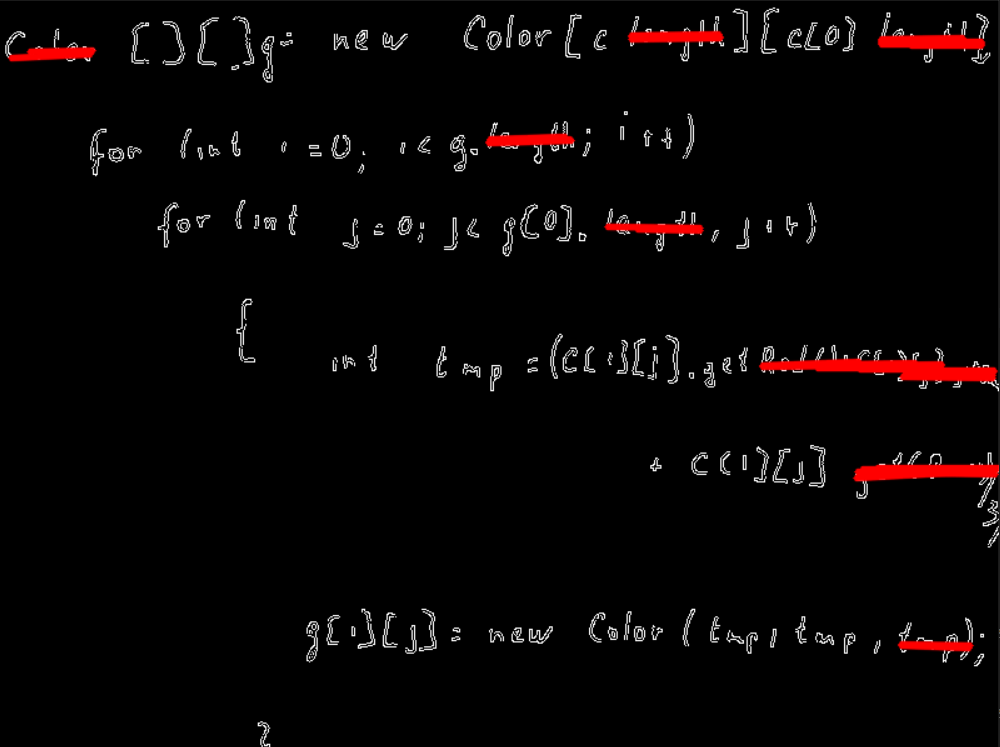
#> input picture midterm_project/cs_handwriting/Hough.png, 1000 x 747 px; its folder holds only this picture in this run
$ python -i pre_processing.py   (imports and definitions only)
#> lines starting #> are read from the running program, lines starting #| are printed output that depends on the picture; after the words box and inside, x2 and y2 are one past the last pixel; in counts of white or black regions, pixels touching at a corner belong together
import cv2
import os, math
import numpy as np

"""
    Description: This function takes an input image, processes it to remove
    printed fragments and instructor marks, applies Gaussian blur, and then
    saves the resulting binary image.

    Parameters:
    - input_path: String, the file path of the input image.
    - output_path: String, the file path to save the resulting binary image.
"""

def extract_handwriting(input_path, output_path):
    # Read the input image
#> called with input_path = 'cs_handwriting/Hough.png', output_path = 'out.png'
    image = cv2.imread(input_path)
#> image is the input picture: shape (747, 1000, 3); mean B, G, R 4.6, 4.6, 8.2

    # Remove printed fragments
    mask = cv2.inRange(image, (0, 0, 0), (120, 100, 80))
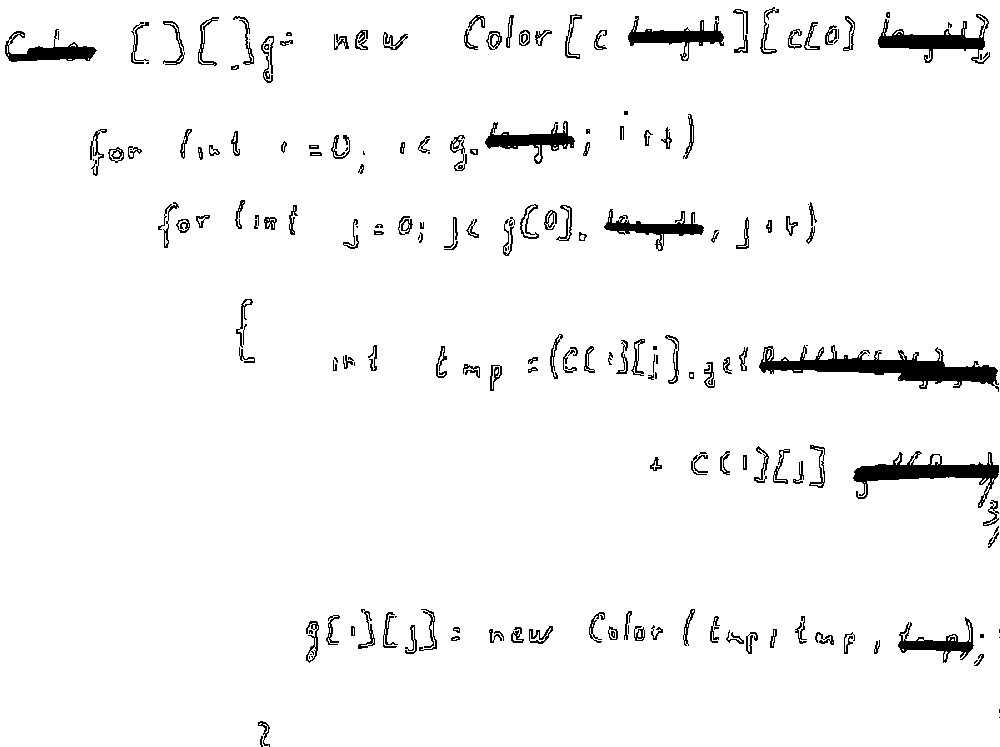
#> mask: shape (747, 1000); 96.2% white; 194 black regions (44 under 20 px), largest, box (x1, y1, x2, y2) and area: (759, 345, 999, 392) 3986, (853, 451, 999, 508) 2452, (878, 14, 990, 64) 1780
    inv_mask = cv2.bitwise_not(mask)
    kernel = np.ones((5, 5), np.uint8)
    inv_mask = cv2.erode(inv_mask, kernel, iterations=1)
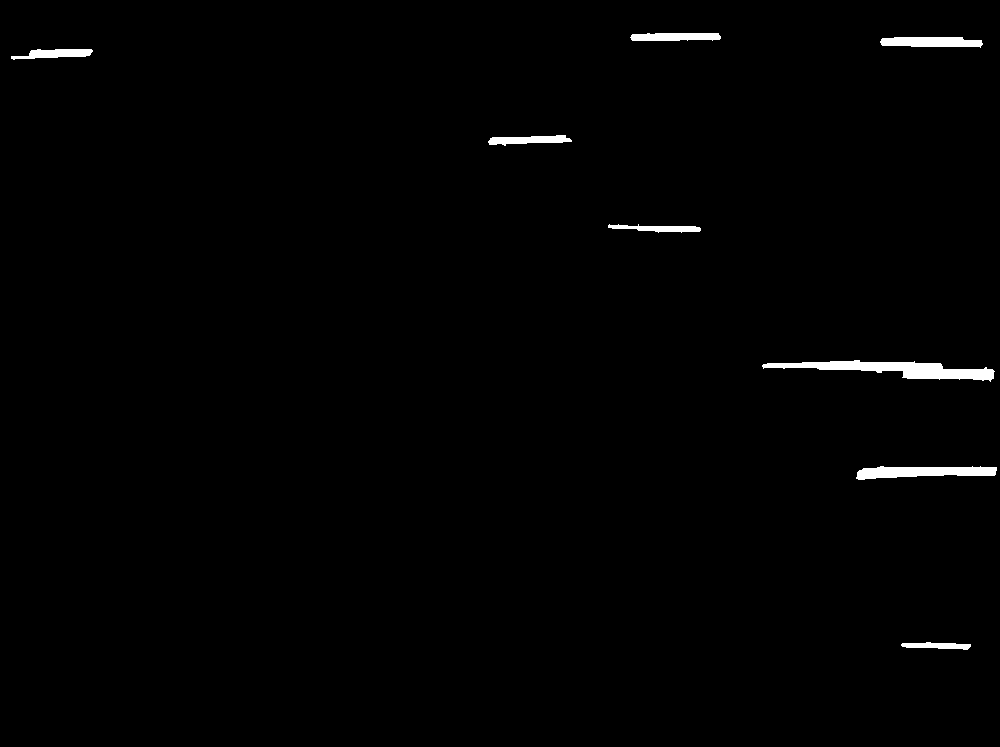
#> inv_mask: shape (747, 1000); 0.95% white; 8 white regions, largest, box (x1, y1, x2, y2) and area: (762, 360, 995, 382) 2248, (856, 466, 997, 480) 1341, (880, 37, 983, 48) 913
    inv_mask = cv2.merge((inv_mask,)*3)
    image_filter = np.where(inv_mask == 0, (255, 255, 255), image)
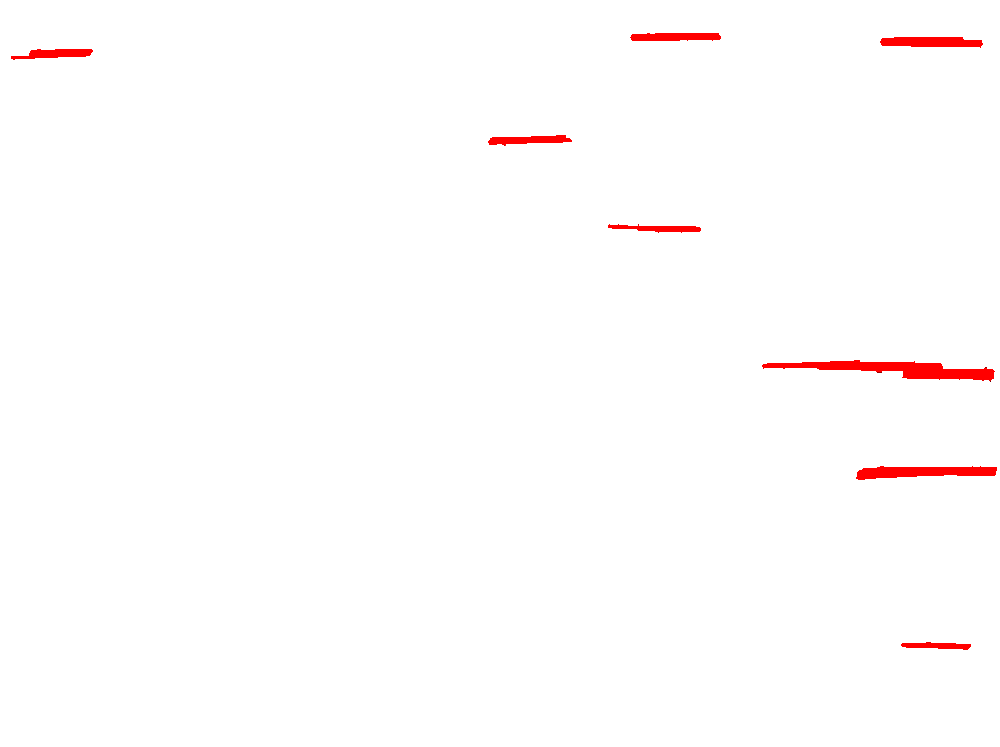
#> image_filter: shape (747, 1000, 3) int64; mean of channels 0, 1, 2 252.6, 252.6, 255; drawn as B, G, R
    image_filter = np.where(image_filter > (240, 240, 240), (255, 255, 255), image)

    # Remove instructor marks
    (R, G, B) = cv2.split(image_filter)
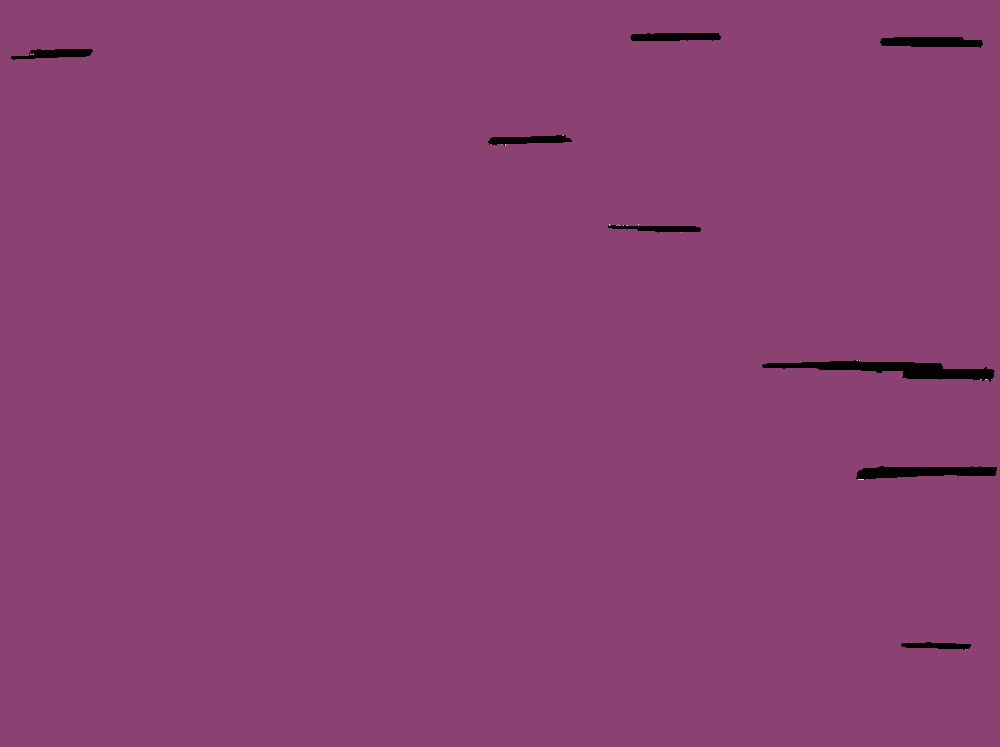
#> R: shape (747, 1000) int32; 10 distinct labels, from 0 to 255; one colour per label, 0 black
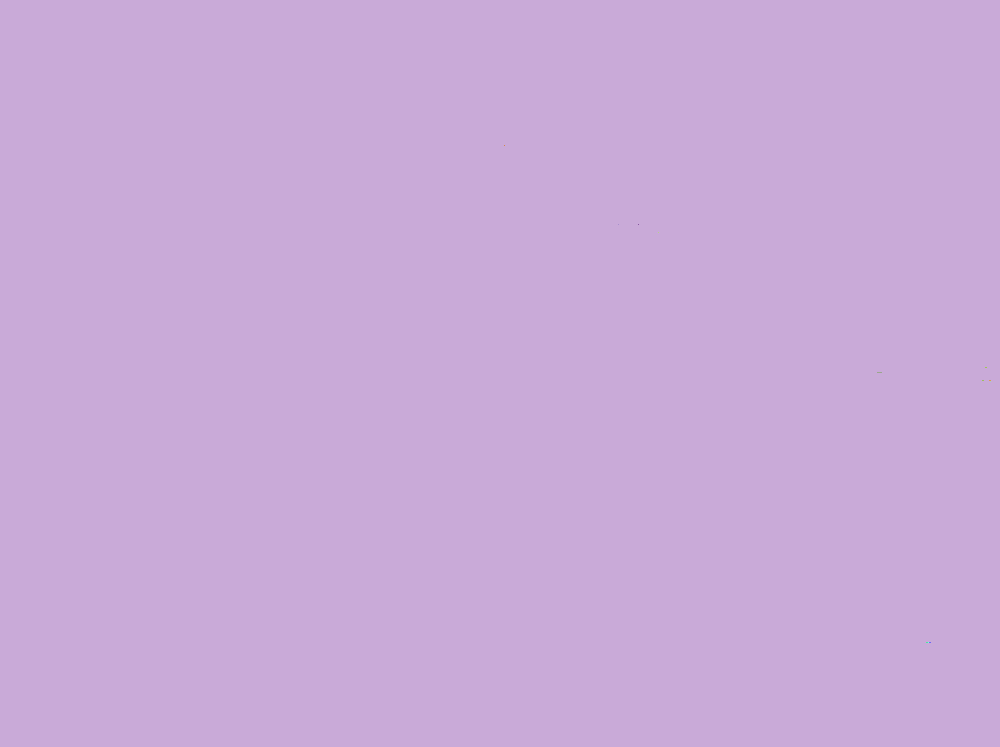
#> B: shape (747, 1000) int32; 13 distinct labels, from 106 to 255; one colour per label, 0 black
    img_ = np.uint8(B)
    mask_b = np.where(img_ > 180, 255, 0)
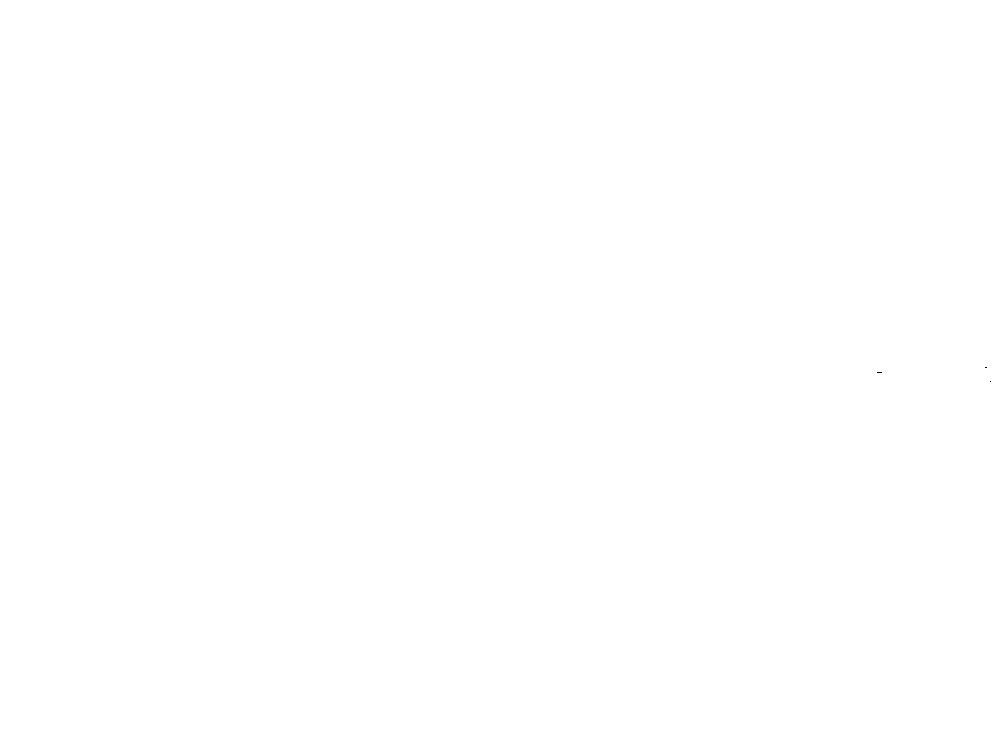
#> mask_b: shape (747, 1000) int64; 100% white; black in thin lines or dots, all inside (x1, y1, x2, y2) = (877, 367, 991, 382)
    mask_b = cv2.merge((mask_b,)*3)
    final_img = np.where(mask_b == 0, image, 255)

    final_img = cv2.GaussianBlur(final_img, (5, 5), 0)

    # Save the binary image
    cv2.imwrite(output_path, final_img)

"""
    Description: This function processes a folder of input images, applies the
    extract_handwriting function to each image, and saves the resulting binary
    images in an output folder.

    Parameters:
    - input_folder: String, the path of the folder containing input images.
    - output_folder: String, the path to save the resulting binary images.
"""

# [6 lines left out: function extract_handwriting__and_convert, not called in this run]

################################# FINE TUNNING ###################################################

"""
    Description: This function performs fine-tuning on an input image to enhance its quality.
    It includes operations such as converting to grayscale, applying auto-contrast and Gaussian
    blur, increasing contrast and brightness, converting to a binary image, and sharpening.

    Parameters:
    - input_path: String, the file path of the input image.
    - output_path: String, the file path to save the fine-tuned image.
"""

# [27 lines left out: function fine_tune, not called in this run]

"""
    Description: This function processes a folder of input images, applies the fine_tune
    function to each image, and saves the resulting fine-tuned images in an output folder.

    Parameters:
    - input_folder: String, the path of the folder containing input images.
    - output_folder: String, the path to save the resulting fine-tuned images.
"""

# [6 lines left out: function tune_and_convert, not called in this run]


################################# FEATURE SELECTION #############################################

"""
    Description: This function takes the path of a binary image, reads it, and evaluates
    the size and orientation of the page. It calculates the area and orientation of the
    largest contour in the image, assuming it corresponds to the page.

    Parameters:
    - path (String): The path of the binary image.

    Returns:
    - size: The area of the largest contour (page size).
    - orientation: The orientation angle of the page.
    - If no contours are found, it returns None.
"""

# [21 lines left out: function evaluate_page_properties, not called in this run]

"""
    Description: This function takes the path of a binary image, reads it,
    and evaluates the font size. It finds contours in the image, calculates the
    bounding box for each contour, and extracts the width of each bounding box.
    It filters out small widths as noise and returns the mean width as the font
    size.

    Parameters:
    - path (String): The path of the binary image.

    Returns:
    - font_size: The mean width of the contours.
    - If no contours are found, it returns None.
"""

# [23 lines left out: function evaluate_font_size, not called in this run]

"""
    Description: This function takes the path of a binary image, reads it,
    and evaluates the baseline orientation. It finds contours in the image,
    sorts them by their y-coordinate, and calculates the differences between
    consecutive y-coordinates. It then determines if the baseline is ascending,
    descending, or balanced based on a threshold.

    Parameters:
    - path (String): The path of the binary image.

    Returns:
    - baseline_orientation: "Ascending," "Descending," or "Balanced."
    - If no contours are found, it returns None.
"""

# [37 lines left out: function evaluate_baseline_orientation, not called in this run]

"""
    Description: This function takes the path of a binary image, reads it,
    and evaluates the letter slant. It finds contours in the image, sorts
    them by their y-coordinate, calculates the angle of each bounding box,
    and determines if the letters are leaning left, right, or balanced based
    on a threshold.

    Parameters:
    - path (String): The path of the binary image.

    Returns:
    - letter_slant: "Leaning Left," "Leaning Right," or "Balanced."
    - If no contours are found, it returns None.
"""

# [37 lines left out: function evaluate_letter_slant, not called in this run]

"""
    Description: This function takes the path of a binary image, reads it,
    and evaluates the inter-word spacing. It finds contours in the image,
    sorts them by their x-coordinate, calculates the distances between
    consecutive bounding boxes, and returns the average inter-word spacing.

    Parameters:
    - path (String): The path of the binary image.

    Returns:
    - inter_word_spacing: The average distance between words.
    - If no contours are found, it returns None.
"""

# [27 lines left out: function evaluate_inter_word_spacing, not called in this run]


################################# HOUGH TRANSFORM ###############################################

"""
    Description: This function takes the path of a grayscale image, reads it,
    and applies the Hough Transform to detect straight lines or line segments
    in the image. It uses the Canny edge detector to highlight edges and then
    applies Probabilistic Line Transform to identify and draw lines on the image.

    Parameters:
    - image_path (String): The path of the grayscale image.

    Returns:
    - The function displays the original image along with the detected lines in red using the Probabilistic Line Transform.
"""

# [45 lines left out: function hough_transform, not called in this run]


################################# REGION EXTRACTION #############################################

"""
    Descriptin: Evaluate regions within a binary image and extract features for each region.

    Parameters:
    - path (str): The file path of the binary image.

    Returns:
    - regions (list): A list containing individual regions of interest (ROIs).
    - region_features (list): A list containing dictionaries with features for each region.

    Each dictionary in region_features contains the following keys:
    - 'x': x-coordinate of the bounding box.
    - 'y': y-coordinate of the bounding box.
    - 'width': Width of the bounding box.
    - 'height': Height of the bounding box.
    - 'size': Area of the region.
    - 'aspect_ratio': Aspect ratio of the region (width/height).
"""


# [35 lines left out: function evaluate_regions, not called in this run]

>>> result = extract_handwriting('cs_handwriting/Hough.png', 'out.png')
